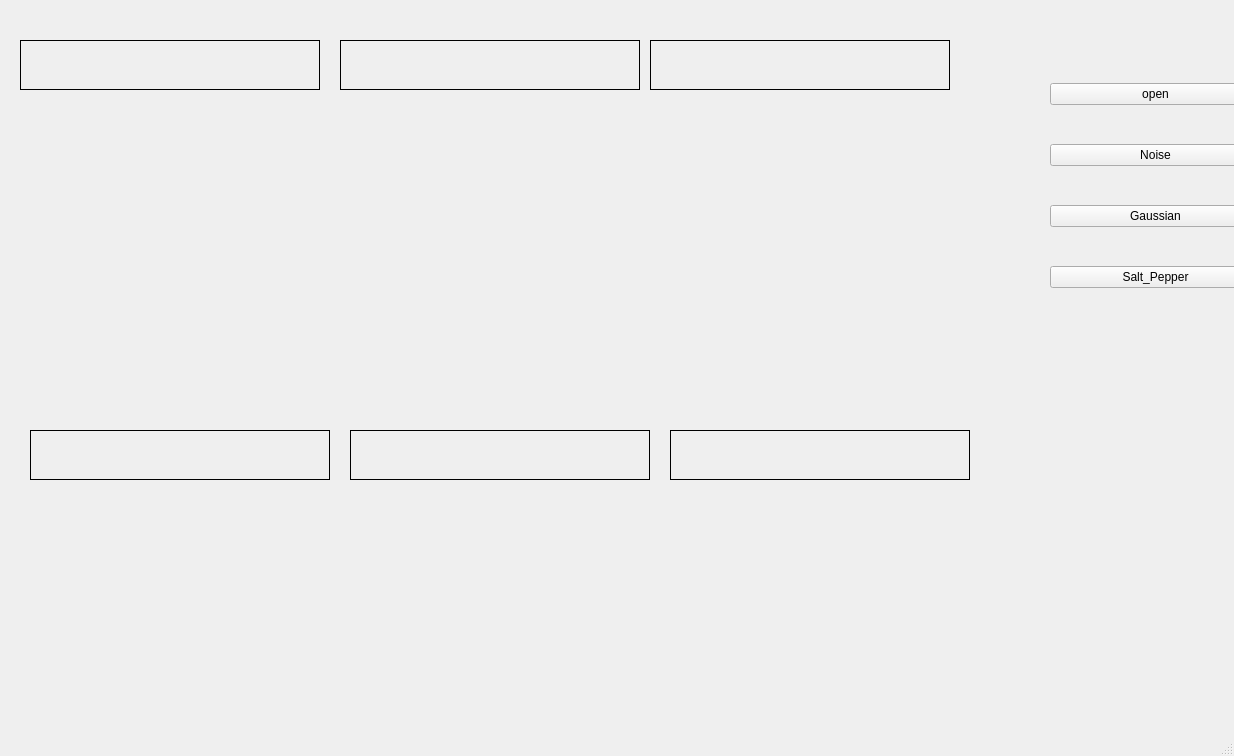
<?xml version="1.0" encoding="UTF-8"?>
<ui version="4.0">
 <class>MainWindow</class>
 <widget class="QMainWindow" name="MainWindow">
  <property name="geometry">
   <rect>
    <x>0</x>
    <y>0</y>
    <width>1234</width>
    <height>756</height>
   </rect>
  </property>
  <property name="windowTitle">
   <string>MainWindow</string>
  </property>
  <widget class="QWidget" name="centralwidget">
   <widget class="QLabel" name="l1">
    <property name="geometry">
     <rect>
      <x>20</x>
      <y>40</y>
      <width>300</width>
      <height>50</height>
     </rect>
    </property>
    <property name="minimumSize">
     <size>
      <width>300</width>
      <height>50</height>
     </size>
    </property>
    <property name="maximumSize">
     <size>
      <width>300</width>
      <height>50</height>
     </size>
    </property>
    <property name="frameShape">
     <enum>QFrame::Box</enum>
    </property>
    <property name="text">
     <string/>
    </property>
   </widget>
   <widget class="QWidget" name="verticalLayoutWidget">
    <property name="geometry">
     <rect>
      <x>1050</x>
      <y>50</y>
      <width>211</width>
      <height>271</height>
     </rect>
    </property>
    <layout class="QVBoxLayout" name="verticalLayout">
     <item>
      <widget class="QPushButton" name="open">
       <property name="text">
        <string>open</string>
       </property>
      </widget>
     </item>
     <item>
      <widget class="QPushButton" name="Noise">
       <property name="text">
        <string>Noise</string>
       </property>
      </widget>
     </item>
     <item>
      <widget class="QPushButton" name="pushButton">
       <property name="text">
        <string>Gaussian</string>
       </property>
      </widget>
     </item>
     <item>
      <widget class="QPushButton" name="SP">
       <property name="text">
        <string>Salt_Pepper</string>
       </property>
      </widget>
     </item>
    </layout>
   </widget>
   <widget class="QLabel" name="p1">
    <property name="geometry">
     <rect>
      <x>10</x>
      <y>100</y>
      <width>300</width>
      <height>300</height>
     </rect>
    </property>
    <property name="minimumSize">
     <size>
      <width>300</width>
      <height>300</height>
     </size>
    </property>
    <property name="maximumSize">
     <size>
      <width>300</width>
      <height>150</height>
     </size>
    </property>
    <property name="text">
     <string/>
    </property>
   </widget>
   <widget class="QLabel" name="l2">
    <property name="geometry">
     <rect>
      <x>340</x>
      <y>40</y>
      <width>300</width>
      <height>50</height>
     </rect>
    </property>
    <property name="minimumSize">
     <size>
      <width>300</width>
      <height>50</height>
     </size>
    </property>
    <property name="maximumSize">
     <size>
      <width>300</width>
      <height>50</height>
     </size>
    </property>
    <property name="frameShape">
     <enum>QFrame::Box</enum>
    </property>
    <property name="text">
     <string/>
    </property>
   </widget>
   <widget class="QLabel" name="p2">
    <property name="geometry">
     <rect>
      <x>340</x>
      <y>100</y>
      <width>300</width>
      <height>300</height>
     </rect>
    </property>
    <property name="minimumSize">
     <size>
      <width>300</width>
      <height>300</height>
     </size>
    </property>
    <property name="maximumSize">
     <size>
      <width>300</width>
      <height>300</height>
     </size>
    </property>
    <property name="text">
     <string/>
    </property>
   </widget>
   <widget class="QLabel" name="l3">
    <property name="geometry">
     <rect>
      <x>650</x>
      <y>40</y>
      <width>300</width>
      <height>50</height>
     </rect>
    </property>
    <property name="minimumSize">
     <size>
      <width>300</width>
      <height>50</height>
     </size>
    </property>
    <property name="maximumSize">
     <size>
      <width>300</width>
      <height>50</height>
     </size>
    </property>
    <property name="frameShape">
     <enum>QFrame::Box</enum>
    </property>
    <property name="text">
     <string/>
    </property>
   </widget>
   <widget class="QLabel" name="p3">
    <property name="geometry">
     <rect>
      <x>650</x>
      <y>110</y>
      <width>300</width>
      <height>300</height>
     </rect>
    </property>
    <property name="minimumSize">
     <size>
      <width>300</width>
      <height>300</height>
     </size>
    </property>
    <property name="maximumSize">
     <size>
      <width>300</width>
      <height>150</height>
     </size>
    </property>
    <property name="text">
     <string/>
    </property>
   </widget>
   <widget class="QLabel" name="l4">
    <property name="geometry">
     <rect>
      <x>30</x>
      <y>430</y>
      <width>300</width>
      <height>50</height>
     </rect>
    </property>
    <property name="minimumSize">
     <size>
      <width>300</width>
      <height>50</height>
     </size>
    </property>
    <property name="maximumSize">
     <size>
      <width>300</width>
      <height>50</height>
     </size>
    </property>
    <property name="frameShape">
     <enum>QFrame::Box</enum>
    </property>
    <property name="text">
     <string/>
    </property>
   </widget>
   <widget class="QLabel" name="p4">
    <property name="geometry">
     <rect>
      <x>20</x>
      <y>480</y>
      <width>300</width>
      <height>300</height>
     </rect>
    </property>
    <property name="minimumSize">
     <size>
      <width>300</width>
      <height>300</height>
     </size>
    </property>
    <property name="maximumSize">
     <size>
      <width>300</width>
      <height>300</height>
     </size>
    </property>
    <property name="text">
     <string/>
    </property>
   </widget>
   <widget class="QLabel" name="l5">
    <property name="geometry">
     <rect>
      <x>350</x>
      <y>430</y>
      <width>300</width>
      <height>50</height>
     </rect>
    </property>
    <property name="minimumSize">
     <size>
      <width>300</width>
      <height>50</height>
     </size>
    </property>
    <property name="maximumSize">
     <size>
      <width>300</width>
      <height>50</height>
     </size>
    </property>
    <property name="frameShape">
     <enum>QFrame::Box</enum>
    </property>
    <property name="text">
     <string/>
    </property>
   </widget>
   <widget class="QLabel" name="p5">
    <property name="geometry">
     <rect>
      <x>350</x>
      <y>490</y>
      <width>300</width>
      <height>300</height>
     </rect>
    </property>
    <property name="minimumSize">
     <size>
      <width>300</width>
      <height>300</height>
     </size>
    </property>
    <property name="maximumSize">
     <size>
      <width>300</width>
      <height>300</height>
     </size>
    </property>
    <property name="text">
     <string/>
    </property>
   </widget>
   <widget class="QLabel" name="l6">
    <property name="geometry">
     <rect>
      <x>670</x>
      <y>430</y>
      <width>300</width>
      <height>50</height>
     </rect>
    </property>
    <property name="minimumSize">
     <size>
      <width>300</width>
      <height>50</height>
     </size>
    </property>
    <property name="maximumSize">
     <size>
      <width>300</width>
      <height>50</height>
     </size>
    </property>
    <property name="frameShape">
     <enum>QFrame::Box</enum>
    </property>
    <property name="text">
     <string/>
    </property>
   </widget>
   <widget class="QLabel" name="p6">
    <property name="geometry">
     <rect>
      <x>670</x>
      <y>480</y>
      <width>300</width>
      <height>300</height>
     </rect>
    </property>
    <property name="minimumSize">
     <size>
      <width>300</width>
      <height>300</height>
     </size>
    </property>
    <property name="maximumSize">
     <size>
      <width>300</width>
      <height>300</height>
     </size>
    </property>
    <property name="text">
     <string/>
    </property>
   </widget>
  </widget>
  <widget class="QStatusBar" name="statusbar"/>
 </widget>
 <resources/>
 <connections/>
</ui>
